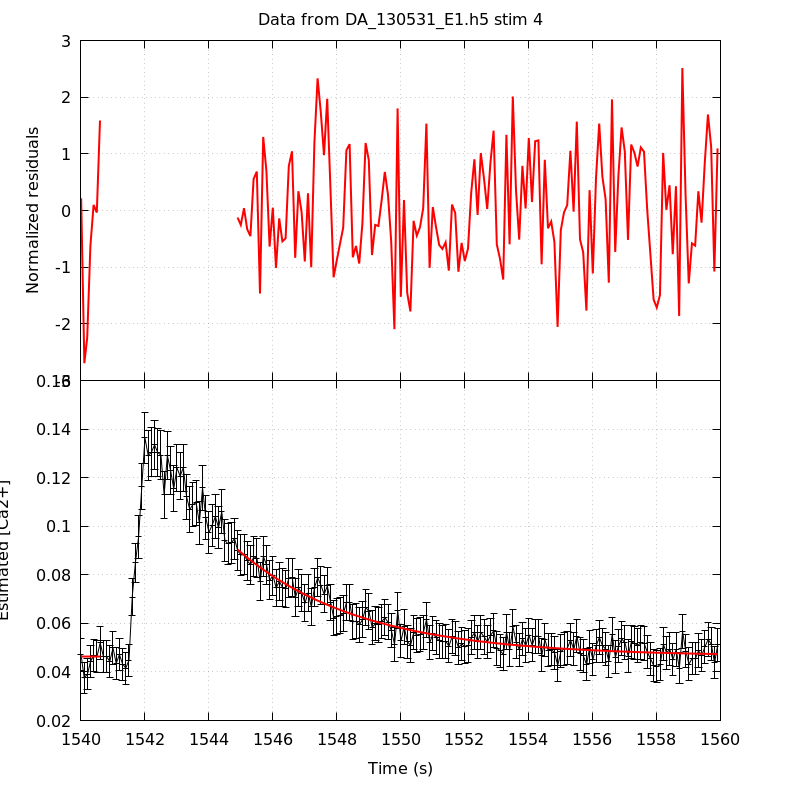

This figure's gnuplot source:
unset key
set grid
set multiplot title 'Data from DA_130531_E1.h5 stim 4' noenhanced layout 2,1 margins 0.1,0.9,0.1,0.95 spacing 0,0
set ylabel 'Normalized residuals'
set xtics format ''
plot 'DA_130531_E1_aba_RatioFit_s4' using 1:4 with lines linecolor rgb 'red' linewidth 2
set format x '%g'
set xlabel 'Time (s)'
set ylabel 'Estimated [Ca2+]'
plot 'DA_130531_E1_aba_CaRatio_s4' using 1:2:($3*1.96) with yerrorlines \
     linecolor rgb 'black' linewidth 1,                \
     'DA_130531_E1_aba_RatioFit_s4' using 1:3 with lines linecolor rgb 'red'\
     linewidth 2
unset multiplot
